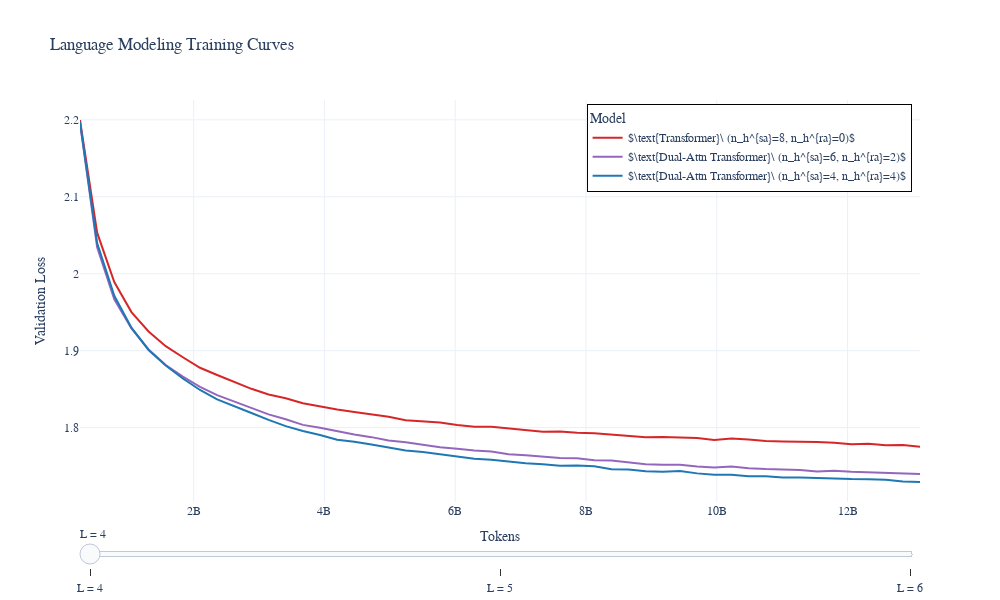

The cell this chart's notebook holds for it:
### Markdown cell above
### All Plots & Ablations

### Code cell
import plotly.graph_objects as go

# Get unique tasks and models
model_scales = [4, 5, 6]
d = 64
metric = 'Validation Loss'
# metric = 'Validation Perplexity'
# models = figure_data_['Model'].unique()

fig_data = filter_data(figure_data, d_models=[d], layers=model_scales, filter_first_step=True,
    symbol_types=('sym_attn',), symmetry=(False,), rca_types=('disentangled_v2',))
yrange_global = [fig_data[metric].min(), fig_data[metric].max()]

# Create frames for each task
frames = []
for scale in model_scales:
    frame_data = []
    ax_data = filter_data(figure_data, d_models=[d], layers=[scale], filter_first_step=True,
        symbol_types=('sym_attn',), symmetry=(False,), rca_types=('disentangled_v2',))
    ax_data = ax_data.groupby(['Model', 'Tokens'])[metric].aggregate(['mean', 'std', 'count', 'sem']).reset_index()
    models = ax_data['Model'].unique()

    yrange = [ax_data['mean'].min(), ax_data['mean'].max()]

    yrange = yrange_global
    # xrange = [task_data['Epoch'].min(), task_data['Training Set Size'].max()]
    eps_y = 0.025 * (yrange[1] - yrange[0])
    # eps_x = 0.025 * (xrange[1] - xrange[0])
    yrange = [yrange[0] - eps_y, yrange[1] + eps_y]
    # xrange = [xrange[0] - eps_x, xrange[1] + eps_x]

    for model in models:
        model_filter = ax_data['Model'] == model
        model_data = ax_data[model_filter]
        frame_data.append(go.Scatter(
            x=model_data['Tokens'], 
            y=model_data['mean'],
            mode='lines',
            name=model,
            line=dict(color=color_map[model]))) # change color based on model
    frames.append(go.Frame(data=frame_data, 
                           name=f'L = {scale}',
                           layout=dict(yaxis=dict(range=yrange))
                                       ))

# Create steps for the slider
steps = [dict(method='animate',
              args=[[frame['name']]],  # frame name to be shown
              label=frame['name']) for frame in frames]

# Create base frame
fig = go.Figure(
    data=frames[0]['data'],
    layout=go.Layout(
        title='Language Modeling Training Curves',
        xaxis=dict(title='Tokens'),
        yaxis=dict(title=metric),
        height=600,
        width=1000,
        sliders=[dict(steps=steps)],  # add the slider
                font_family="Computer Modern",
        template=theme,
        legend_title="Model",
        legend=dict(yanchor="top", y=0.99, xanchor="right", x=0.99,
                    title_font_family="Times New Roman", #bgcolor='LightSteelBlue',
                    bordercolor="Black", borderwidth=1),
    ),
    frames=frames
)

fig.show()

### Figure 1 — Plotly figure (JSON) as saved in the notebook; plotly's stock layout.template omitted (floating-point values rounded to 4 significant figures)
{"data": [{"line": {"color": "rgb(214, 39, 40)"}, "mode": "lines", "name": "$\\text{Transformer}\\ (n_h^{sa}=8, n_h^{ra}=0)$", "type": "scatter", "x": [262144000, 524288000, 786432000, 1048576000, 1310720000, 1572864000, 1835008000, 2097152000, 2359296000, 2621440000, 2883584000, 3145728000, 3407872000, 3670016000, 3932160000, 4194304000, 4456448000, 4718592000, 4980736000, 5242880000, 5505024000, 5767168000, 6029312000, 6291456000, 6553600000, 6815744000, 7077888000, 7340032000, 7602176000, 7864320000, 8126464000, 8388608000, 8650752000, 8912896000, 9175040000, 9437184000, 9699328000, 9961472000, 10223616000, 10485760000, 10747904000, 11010048000, 11272192000, 11534336000, 11796480000, 12058624000, 12320768000, 12582912000, 12845056000, 13107200000], "y": [2.2, 2.053, 1.989, 1.95, 1.925, 1.906, 1.891, 1.878, 1.868, 1.859, 1.85, 1.843, 1.838, 1.832, 1.827, 1.823, 1.82, 1.817, 1.814, 1.81, 1.808, 1.806, 1.803, 1.801, 1.801, 1.799, 1.797, 1.795, 1.795, 1.793, 1.793, 1.791, 1.789, 1.787, 1.788, 1.787, 1.787, 1.784, 1.786, 1.785, 1.783, 1.782, 1.782, 1.781, 1.78, 1.778, 1.779, 1.777, 1.777, 1.775]}, {"line": {"color": "rgb(148, 103, 189)"}, "mode": "lines", "name": "$\\text{Dual-Attn Transformer}\\ (n_h^{sa}=6, n_h^{ra}=2)$", "type": "scatter", "x": [262144000, 524288000, 786432000, 1048576000, 1310720000, 1572864000, 1835008000, 2097152000, 2359296000, 2621440000, 2883584000, 3145728000, 3407872000, 3670016000, 3932160000, 4194304000, 4456448000, 4718592000, 4980736000, 5242880000, 5505024000, 5767168000, 6029312000, 6291456000, 6553600000, 6815744000, 7077888000, 7340032000, 7602176000, 7864320000, 8126464000, 8388608000, 8650752000, 8912896000, 9175040000, 9437184000, 9699328000, 9961472000, 10223616000, 10485760000, 10747904000, 11010048000, 11272192000, 11534336000, 11796480000, 12058624000, 12320768000, 12582912000, 12845056000, 13107200000], "y": [2.196, 2.034, 1.967, 1.929, 1.902, 1.881, 1.866, 1.853, 1.842, 1.834, 1.825, 1.817, 1.811, 1.803, 1.8, 1.795, 1.791, 1.788, 1.783, 1.781, 1.778, 1.774, 1.772, 1.77, 1.769, 1.765, 1.764, 1.762, 1.761, 1.76, 1.757, 1.757, 1.755, 1.752, 1.752, 1.752, 1.749, 1.748, 1.749, 1.747, 1.746, 1.745, 1.745, 1.743, 1.744, 1.743, 1.742, 1.741, 1.741, 1.74]}, {"line": {"color": "rgb(31, 119, 180)"}, "mode": "lines", "name": "$\\text{Dual-Attn Transformer}\\ (n_h^{sa}=4, n_h^{ra}=4)$", "type": "scatter", "x": [262144000, 524288000, 786432000, 1048576000, 1310720000, 1572864000, 1835008000, 2097152000, 2359296000, 2621440000, 2883584000, 3145728000, 3407872000, 3670016000, 3932160000, 4194304000, 4456448000, 4718592000, 4980736000, 5242880000, 5505024000, 5767168000, 6029312000, 6291456000, 6553600000, 6815744000, 7077888000, 7340032000, 7602176000, 7864320000, 8126464000, 8388608000, 8650752000, 8912896000, 9175040000, 9437184000, 9699328000, 9961472000, 10223616000, 10485760000, 10747904000, 11010048000, 11272192000, 11534336000, 11796480000, 12058624000, 12320768000, 12582912000, 12845056000, 13107200000], "y": [2.197, 2.04, 1.971, 1.93, 1.901, 1.881, 1.864, 1.849, 1.837, 1.827, 1.819, 1.81, 1.802, 1.796, 1.79, 1.784, 1.782, 1.778, 1.774, 1.77, 1.768, 1.765, 1.762, 1.76, 1.758, 1.756, 1.754, 1.752, 1.75, 1.751, 1.75, 1.746, 1.746, 1.743, 1.743, 1.744, 1.74, 1.739, 1.739, 1.737, 1.737, 1.735, 1.735, 1.734, 1.733, 1.733, 1.733, 1.732, 1.73, 1.729]}], "layout": {"font": {"family": "Computer Modern"}, "height": 600, "legend": {"bordercolor": "Black", "borderwidth": 1, "title": {"text": "Model"}, "x": 0.99, "xanchor": "right", "y": 0.99, "yanchor": "top"}, "sliders": [{"steps": [{"args": [["L = 4"]], "label": "L = 4", "method": "animate"}, {"args": [["L = 5"]], "label": "L = 5", "method": "animate"}, {"args": [["L = 6"]], "label": "L = 6", "method": "animate"}]}], "title": {"text": "Language Modeling Training Curves"}, "width": 1000, "xaxis": {"title": {"text": "Tokens"}}, "yaxis": {"title": {"text": "Validation Loss"}}}}
